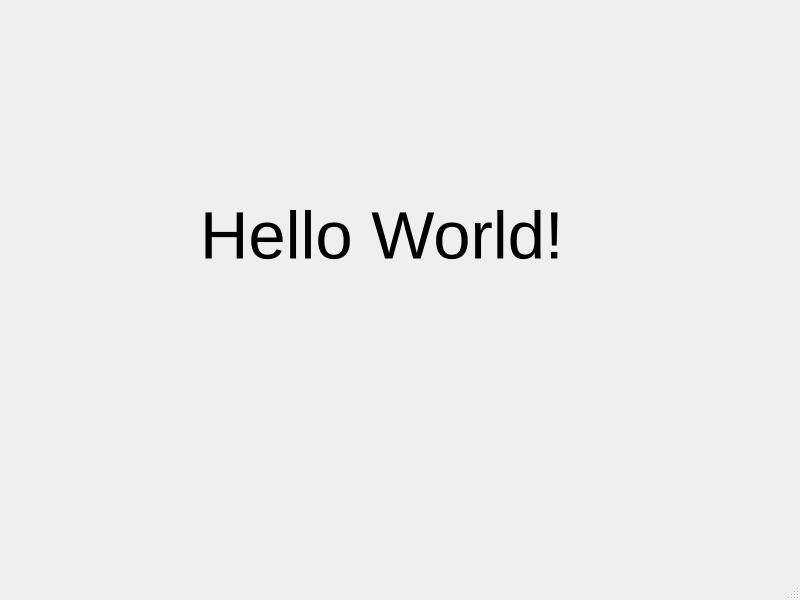
<?xml version="1.0" encoding="UTF-8"?>
<ui version="4.0">
 <class>MainWindow</class>
 <widget class="QMainWindow" name="MainWindow">
  <property name="geometry">
   <rect>
    <x>0</x>
    <y>0</y>
    <width>800</width>
    <height>600</height>
   </rect>
  </property>
  <property name="windowTitle">
   <string>MainWindow</string>
  </property>
  <widget class="QWidget" name="centralwidget">
   <widget class="QLabel" name="label">
    <property name="geometry">
     <rect>
      <x>200</x>
      <y>150</y>
      <width>391</width>
      <height>171</height>
     </rect>
    </property>
    <property name="font">
     <font>
      <pointsize>50</pointsize>
     </font>
    </property>
    <property name="text">
     <string>Hello World!</string>
    </property>
   </widget>
  </widget>
  <widget class="QMenuBar" name="menubar">
   <property name="geometry">
    <rect>
     <x>0</x>
     <y>0</y>
     <width>800</width>
     <height>21</height>
    </rect>
   </property>
  </widget>
  <widget class="QStatusBar" name="statusbar"/>
 </widget>
 <resources/>
 <connections/>
</ui>
